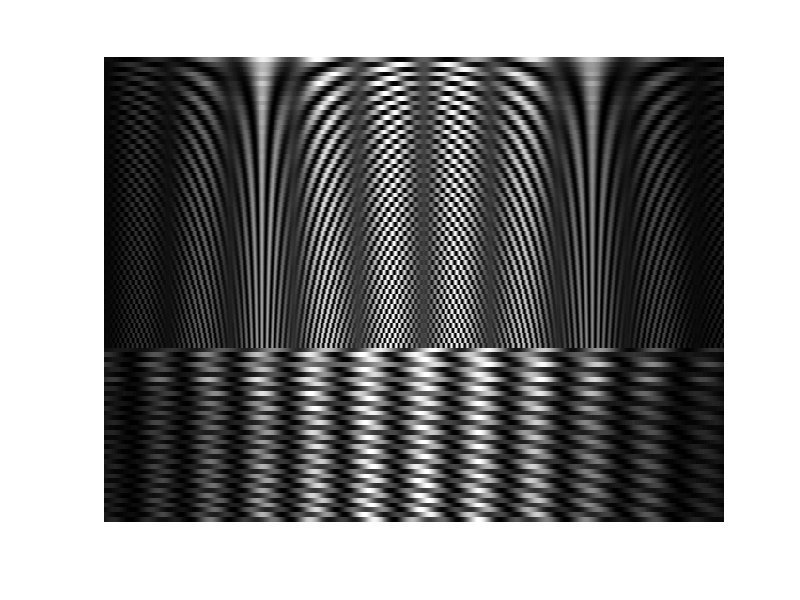
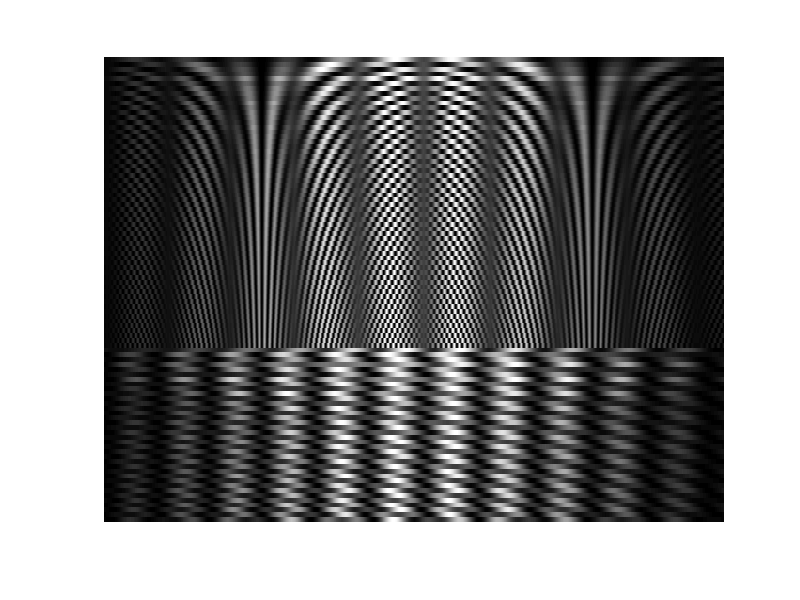
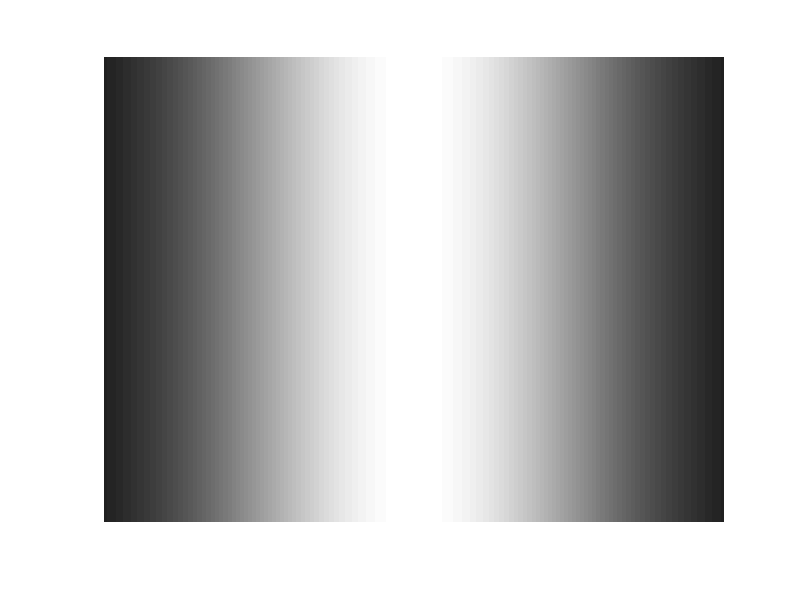

These charts were generated, in order, by the following MATLAB code:
% create a test Interferogram image 
% using the technique in 
% Biomedical Optics by Wang and Wu
% Chapter 9
%
% Hari Nandakumar
%
% $Date: 07 Oct 2018
%

% Using SI units throughout 
lambda0 = 850E-9; % center wavelength of source 
dlambda = 20E-9; % FWHM wavelength bandwidth of source 
ns=1.0; % refractive index of sample 
ls1 = 90E-6; % location of backscatterer 1 
ls2 = 150E-6; % location of backscatterer 2 
rs1 = 0.5; % reflectivity of backscatterer 1 - was 0.5
rs2 = 0.5; %rs2 = 0.0; % reflectivity of backscatterer 2 was 0.25
k0=2*pi/lambda0; % center propagation constant 
delta_k=2*pi*dlambda/lambda0^2; % FWHM bandwidth of k 
sigma_k = delta_k/sqrt(2*log(2)); % standard deviation of k 
sigma_lambda = dlambda/sqrt(2*log(2)); % standard deviation of lambda

N=1280;  %2^10; %N=100; % number of sampling points was 2^10 
nsigma = 2; % number of standard deviations to plot on each side of kO 

%subplot(4,1,1); % Generate the interferogram 
k = k0 + sigma_k*linspace(-nsigma,nsigma, N); % array for k 
lambdas = lambda0 + sigma_lambda*linspace(-nsigma,nsigma, N); % array for lambda 
%S_k = exp(-(1/2)*(k-k0).^2/sigma_k^2); % Gaussian source PSD 
S_lam = exp(-(1/2)*(lambdas-lambda0).^2/sigma_lambda^2); % Gaussian source PSD 
%E_s1 = rs1*exp(i*2*k*ns*ls1); % sample electric field from scatter 1 
%E_s2 = rs2*exp(i*2*k*ns*ls2); % sample electric field from scatter 2 
%I_k1 = S_k .* abs(1 + E_s1 + E_s2).^2; % interferogram (r_R = 1) 
%plot(lambdas*1e9,S_lam)


imgi = zeros(960,1280);
backg = imgi;

for ii=1:60
  ls1 = ii*10*1E-6; % location of backscatterer 1 
  ls2 = (ii*10+50)*1E-6; % location of backscatterer 2
  E_s1 = rs1*exp(i*2*2*pi*ns*ls1./lambdas); % sample electric field from scatter 1 
  E_s2 = rs2*exp(i*2*2*pi*ns*ls2./lambdas); % sample electric field from scatter 2 
  I_l = S_lam .* abs(1 + E_s1 + E_s2).^2; % interferogram (r_R = 1) 
  I_pi = S_lam .* abs(-1 + E_s1 + E_s2).^2;
  imgi(ii*10-9:ii*10,:)  = ones(10,1)*I_l./max(I_l);
  piimgi(ii*10-9:ii*10,:)  = ones(10,1)*I_pi./max(I_pi);
  backg(ii*10-9:ii*10,:) = ones(10,1)*S_lam./max(S_lam);
end

for ii=61:96
  ls1 = ii*1E-6; % location of backscatterer 1 
  ls2 = 60*1E-6; % location of backscatterer 2
  E_s1 = rs1*exp(i*2*2*pi*ns*ls1./lambdas); % sample electric field from scatter 1 
  E_s2 = rs2*exp(i*2*2*pi*ns*ls2./lambdas); % sample electric field from scatter 2 
  I_l = S_lam .* abs(1 + E_s1 + E_s2).^2; % interferogram (r_R = 1) 
  I_pi = S_lam .* abs(-1 + E_s1 + E_s2).^2;
  imgi(ii*10-9:ii*10,:)  = ones(10,1)*I_l./max(I_l);
  piimgi(ii*10-9:ii*10,:)  = ones(10,1)*I_pi./max(I_pi);
  backg(ii*10-9:ii*10,:) = ones(10,1)*S_lam./max(S_lam);
end

  
  figure;
imshow(imgi); 
figure;
imshow(piimgi); 
figure;
imshow(backg); 

imwrite(imgi,'imgi.png')
imwrite(piimgi,'piimgi.png')
imwrite(backg, 'backg.png') 

%plot(k/k0,I_k1/max(I_k1), 'k'); 
